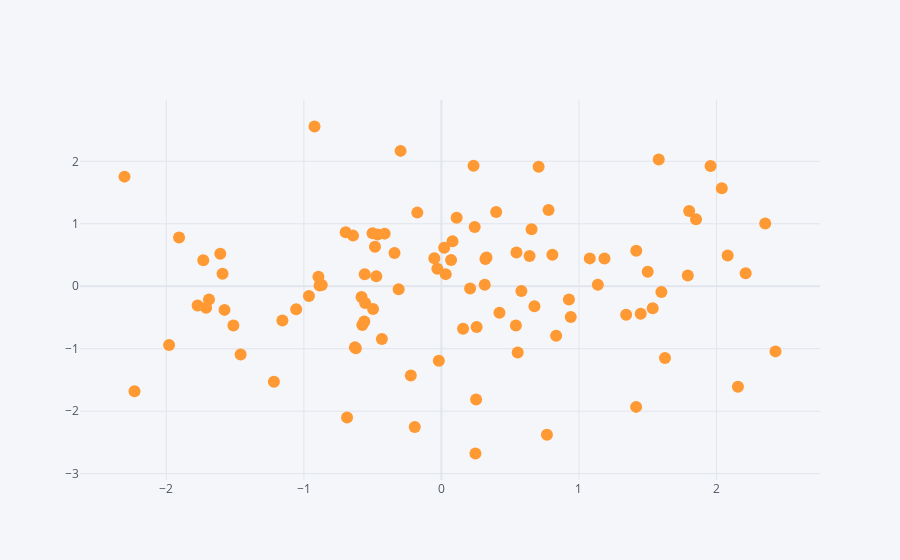

Notebook code cell kept with this figure:
### Code cell
df.iplot(kind = "scatter", x = "A", y = "B", mode = "markers")
